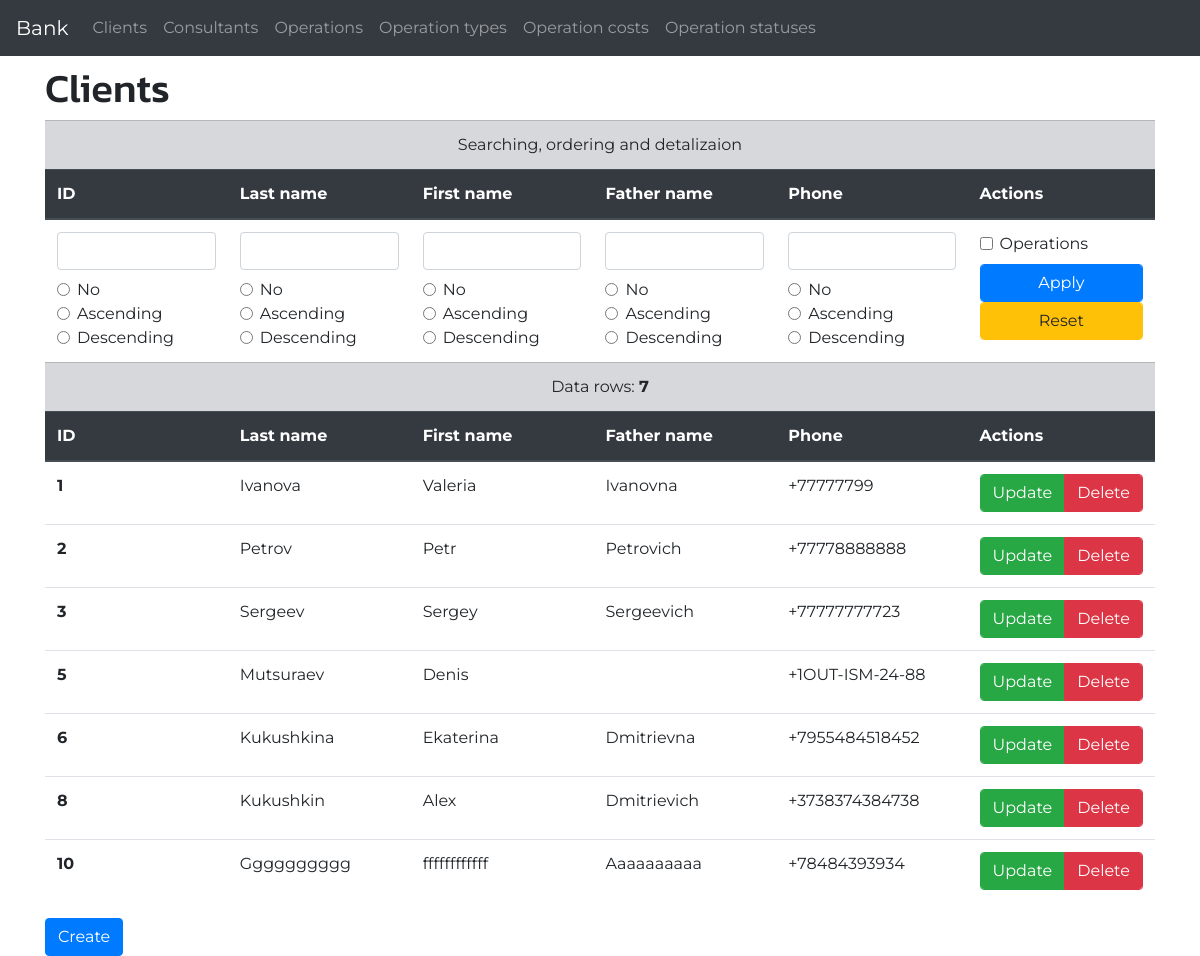
Page /bank/clients/ on the committed database.
### basicapp/models.py (models this page shows, shortened)
class Client(models.Model):
    last_name = models.CharField(max_length=100)
    first_name = models.CharField(max_length=100)
    father_name = models.CharField(max_length=100, blank=True)
    phone = models.CharField(max_length=20)

### basicapp/views.py (the view)
# urls.py: path('clients/', views.ClientListView.as_view(), name='client-list'),
class ClientListView(ListView):
    model = Client
    def get_queryset(self):
        id = self.request.GET.get('id')
        ln = self.request.GET.get('ln')
        fn = self.request.GET.get('fn')
        ftn = self.request.GET.get('ftn')
        ph = self.request.GET.get('ph')
        o_id = self.request.GET.get('o_id')
        o_ln = self.request.GET.get('o_ln')
        o_fn = self.request.GET.get('o_fn')
        o_ftn = self.request.GET.get('o_ftn')
        o_ph = self.request.GET.get('o_ph')
        ordering = []
        object_list = self.model.objects.all()
        if id:
            object_list = object_list.filter(id__iexact=id)
        if ln:
            object_list = object_list.filter(last_name__icontains=ln)
        if fn:
            object_list = object_list.filter(first_name__icontains=fn)
        if ftn:
            object_list = object_list.filter(father_name__icontains=ftn)
        if ph:
            object_list = object_list.filter(phone__icontains=ph)
        if o_id == '1':
            ordering.append('id')
        elif o_id == '2':
            ordering.append('-id')
        if o_ln == '1':
            ordering.append('last_name')
        elif o_ln == '2':
            ordering.append('-last_name')
        if o_fn == '1':
            ordering.append('first_name')
        elif o_fn == '2':
            ordering.append('-first_name')
        if o_ftn == '1':
            ordering.append('father_name')
        elif o_ftn == '2':
            ordering.append('-father_name')
        if o_ph == '1':
            ordering.append('phone')
        elif o_ph == '2':
            ordering.append('-phone')
        object_list = object_list.order_by(*ordering)
        return object_list

### basicapp/templates/basicapp/client_list.html (shortened to what this page needs)
{% extends 'base.html' %}
{% block content %}
  <h1>Clients</h1>
  <table class="table">
    <tbody>
      <tr class="table-secondary">
        <td class="text-center" colspan="6">Searching, ordering and detalizaion</td>
      </tr>
      <thead class="thead-dark">
        <th scope="col">ID</th>
        <th scope="col">Last name</th>
        <th scope="col">First name</th>
        <th scope="col">Father name</th>
        <th scope="col">Phone</th>
        <th scope="col">Actions</th>
      </thead>
      <tr>
        <form class="form-inline" method="get">
          <td>
            <input class="form-control mb-2" type="text" name="id" value="{{ request.GET.id }}">
            <div class="form-check">
              <input class="form-check-input" id="o_id_no" type="radio" name="o_id" value="0">
              <label class="form-check-label" for="o_id_no">No</label>
            </div>
            <div class="form-check">
              <input class="form-check-input" id="o_id_asc" type="radio" name="o_id" value="1">
              <label class="form-check-label" for="o_id_asc">Ascending</label>
            </div>
            <div class="form-check">
              <input class="form-check-input" id="o_id_desc" type="radio" name="o_id" value="2">
              <label class="form-check-label" for="o_id_desc">Descending</label>
            </div>
          </td>
          <td>
            <input class="form-control mb-2" type="text" name="ln" value="{{ request.GET.ln }}">
            <div class="form-check">
              <input class="form-check-input" id="o_ln_no" type="radio" name="o_ln" value="0">
              <label class="form-check-label" for="o_ln_no">No</label>
            </div>
            <div class="form-check">
              <input class="form-check-input" id="o_ln_asc" type="radio" name="o_ln" value="1">
              <label class="form-check-label" for="o_ln_asc">Ascending</label>
            </div>
            <div class="form-check">
              <input class="form-check-input" id="o_ln_desc" type="radio" name="o_ln" value="2">
              <label class="form-check-label" for="o_ln_desc">Descending</label>
            </div>
          </td>
          <td>
            <input class="form-control mb-2" type="text" name="fn" value="{{ request.GET.fn }}">
            <div class="form-check">
              <input class="form-check-input" id="o_fn_no" type="radio" name="o_fn" value="0">
              <label class="form-check-label" for="o_fn_no">No</label>
            </div>
            <div class="form-check">
              <input class="form-check-input" id="o_fn_asc" type="radio" name="o_fn" value="1">
              <label class="form-check-label" for="o_fn_asc">Ascending</label>
            </div>
            <div class="form-check">
              <input class="form-check-input" id="o_fn_desc" type="radio" name="o_fn" value="2">
              <label class="form-check-label" for="o_fn_desc">Descending</label>
            </div>
          </td>
          <td>
            <input class="form-control mb-2" type="text" name="ftn" value="{{ request.GET.ftn }}">
            <div class="form-check">
              <input class="form-check-input" id="o_ftn_no" type="radio" name="o_ftn" value="0">
              <label class="form-check-label" for="o_ftn_no">No</label>
            </div>
            <div class="form-check">
              <input class="form-check-input" id="o_ftn_asc" type="radio" name="o_ftn" value="1">
              <label class="form-check-label" for="o_ftn_asc">Ascending</label>
            </div>
            <div class="form-check">
              <input class="form-check-input" id="o_ftn_desc" type="radio" name="o_ftn" value="2">
              <label class="form-check-label" for="o_ftn_desc">Descending</label>
            </div>
          </td>
          <td>
            <input class="form-control mb-2" type="text" name="ph" value="{{ request.GET.ph }}">
            <div class="form-check">
              <input class="form-check-input" id="o_ph_no" type="radio" name="o_ph" value="0">
              <label class="form-check-label" for="o_ph_no">No</label>
            </div>
            <div class="form-check">
              <input class="form-check-input" id="o_ph_asc" type="radio" name="o_ph" value="1">
              <label class="form-check-label" for="o_ph_asc">Ascending</label>
            </div>
            <div class="form-check">
              <input class="form-check-input" id="o_ph_desc" type="radio" name="o_ph" value="2">
              <label class="form-check-label" for="o_ph_desc">Descending</label>
            </div>
          </td>
          <td>
            <div class="form-check">
              <input class="form-check-input" id="v_o" type="checkbox" name="v_o" value="1">
              <label class="form-check-label" for="v_o">Operations</label>
            </div>
            <input class="btn btn-primary form-control mt-2" type="submit" value="Apply">
            <a class="btn btn-warning form-control" href="?id=&ln=&fn=&ftn=&ph=&o_id=0&o_ln=0&o_fn=0&o_ftn=0&o_ph=0">Reset</a>
          </td>
        </form>
      </tr>
      <tr class="table-secondary">
        <td class="text-center" colspan="6">Data rows: <strong>{{ client_list.count }}</strong></td>
      </tr>
      <thead class="thead-dark">
        <th scope="col">ID</th>
        <th scope="col">Last name</th>
        <th scope="col">First name</th>
        <th scope="col">Father name</th>
        <th scope="col">Phone</th>
        <th scope="col">Actions</th>
      </thead>
      {% for client in client_list %}
        {% include 'basicapp/_client.html' %}
      {% endfor %}
    </tbody>
  </table>
  <a class="btn btn-primary" href="{% url 'basicapp:client-create' %}">Create</a>
{% endblock %}

### basicapp/templates/basicapp/_client.html (shortened to what this page needs)
<tr>
  <th scope="row">{{ client.id }}</th>
  <td>{{ client.last_name }}</td>
  <td>{{ client.first_name }}</td>
  <td>{{ client.father_name }}</td>
  <td>{{ client.phone }}</td>
  <td>
    <div class="btn-group" role="group">
      <a class="btn btn-success form-control" href="{% url 'basicapp:client-update' pk=client.pk %}">Update</a>
      <a class="btn btn-danger form-control" href="{% url 'basicapp:client-delete' pk=client.pk %}">Delete</a>
    </div>
  </td>
</tr>

### static/css/master.css (style rules this page uses)
body { font-family: 'Montserrat', sans-serif; }
h1, h2, h3, h4, h5, h6 { font-family: 'Kanit', sans-serif; }

### rows in the picture
Client: id "1", last_name "Ivanova", first_name "Valeria", father_name "Ivanovna", phone "+77777799"
Client: id "2", last_name "Petrov", first_name "Petr", father_name "Petrovich", phone "+77778888888"
Client: id "3", last_name "Sergeev", first_name "Sergey", father_name "Sergeevich", phone "+77777777723"
Client: id "5", last_name "Mutsuraev", first_name "Denis", phone "+1OUT-ISM-24-88"
Client: id "6", last_name "Kukushkina", first_name "Ekaterina", father_name "Dmitrievna", phone "+7955484518452"
Client: id "8", last_name "Kukushkin", first_name "Alex", father_name "Dmitrievich", phone "+3738374384738"
Client: id "10", last_name "Gggggggggg", first_name "ffffffffffff", father_name "Aaaaaaaaaa", phone "+78484393934"

### other values in the picture
{{ client_list.count }} "7"
